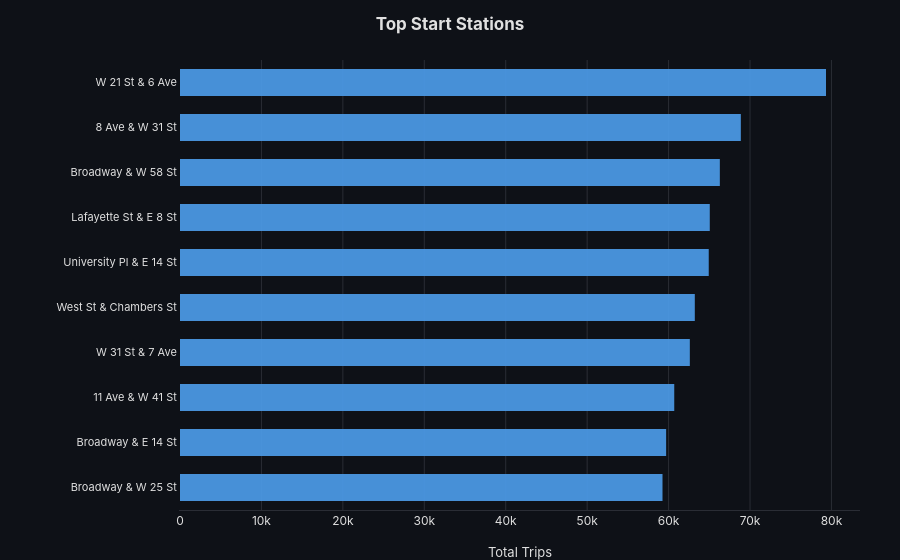

Notebook code cell kept with this figure:
### Code cell
# ── Chart 4 ──────────────────────────────────────────────────────────────────
df_station_start = get_station_activity()


def chart_station_activity_start(df: pd.DataFrame) -> Figure:
    """Horizontal bar chart: top 10 start stations by trip count."""
 
    df = (
        df[df["station_role"] == "start"]
        .sort_values("trip_count", ascending=True)   # ascending = top bar at top
        .tail(10)                                     # keep top 10
    )
 
    labels = {
        "trip_count":   "Total Trips",
        "station_name": "",            # y-axis title not needed — names are self-evident
    }
 
    fig = px.bar(
        df,
        x="trip_count",
        y="station_name",
        labels=labels,
        color="station_role",
        color_discrete_map=STATION_COLORS,
        orientation="h",
    )
 
    fig.update_traces(
        marker_line_width=0,
        opacity=0.92,
        width=0.6,              # slimmer bars → more breathing room between them
    )
 
    _apply_theme(fig, title="Top Start Stations")
 
    fig.update_layout(
        showlegend=False,
        margin=dict(l=180, r=40, t=60, b=50),   # wider left margin for station names
    )
 
    # Vertical gridlines on x-axis for horizontal bars (swap axis roles)
    fig.update_xaxes(
        showgrid=True,
        gridcolor=GRID_COLOR,
        gridwidth=1,
        title_text="Total Trips",
    )
    fig.update_yaxes(
        showgrid=False,
        automargin=True,
        tickfont=dict(size=11),   # slightly smaller for long station names
    )
 
    return fig

chart_station_activity_start(df_station_start)

### Figure 1 — Plotly figure (JSON) as saved in the notebook; plotly's stock layout.template omitted (floating-point values rounded to 4 significant figures)
{"data": [{"hovertemplate": "station_role=start<br>Total Trips=%{x}<br>=%{y}<extra></extra>", "legendgroup": "start", "marker": {"color": "#4C9BE8", "line": {"width": 0}, "pattern": {"shape": ""}}, "name": "start", "opacity": 0.92, "orientation": "h", "showlegend": true, "textposition": "auto", "type": "bar", "width": 0.6, "x": [59253, 59700, 60695, 62609, 63221, 64931, 65059, 66294, 68873, 79331], "xaxis": "x", "y": ["Broadway & W 25 St", "Broadway & E 14 St", "11 Ave & W 41 St", "W 31 St & 7 Ave", "West St & Chambers St", "University Pl & E 14 St", "Lafayette St & E 8 St", "Broadway & W 58 St", "8 Ave & W 31 St", "W 21 St & 6 Ave"], "yaxis": "y"}], "layout": {"barmode": "relative", "font": {"color": "#e0e0e0", "family": "Inter, Arial, sans-serif", "size": 12}, "legend": {"bgcolor": "rgba(255,255,255,0.04)", "bordercolor": "rgba(255,255,255,0.08)", "borderwidth": 1, "font": {"size": 12}, "title": {"text": "station_role"}, "tracegroupgap": 0}, "margin": {"b": 50, "l": 180, "r": 40, "t": 60}, "paper_bgcolor": "#0e1117", "plot_bgcolor": "#0e1117", "showlegend": false, "title": {"font": {"color": "#e0e0e0", "family": "Inter, Arial, sans-serif", "size": 17, "weight": "bold"}, "pad": {"b": 12}, "text": "Top Start Stations", "x": 0.5, "xanchor": "center"}, "xaxis": {"anchor": "y", "domain": [0, 1], "gridcolor": "#2a2d35", "gridwidth": 1, "linecolor": "#2a2d35", "showgrid": true, "tickfont": {"color": "#e0e0e0", "size": 12}, "title": {"font": {"color": "#e0e0e0", "size": 13}, "text": "Total Trips"}, "zeroline": false}, "yaxis": {"anchor": "x", "automargin": true, "domain": [0, 1], "gridcolor": "#2a2d35", "gridwidth": 1, "linecolor": "rgba(0,0,0,0)", "showgrid": false, "tickfont": {"color": "#e0e0e0", "size": 11}, "title": {"font": {"color": "#e0e0e0", "size": 13}, "text": ""}, "zeroline": false}}}
